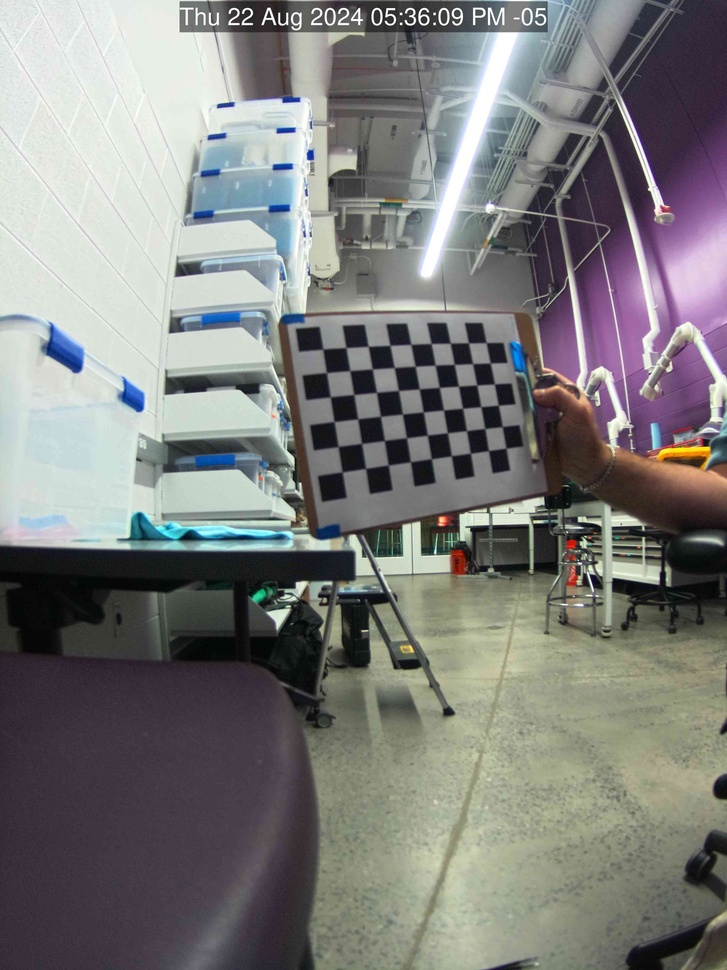
#> input picture poseidon_deploy/calibration/example_intrinsic_cal_imgs/20240822_173541.jpg, 727 x 970 px, shrunk from 3040 x 4056 before the run; its folder holds 4 pictures in this run
$ jupyter execute cam_calibration.ipynb
#> lines starting #> are read from the running program, lines starting #| are printed output that depends on the picture
# Intrinsic Camera Calibration Example

## Import Necessary Packages

[cell 1]
import os
import glob
import numpy as np
import cv2 as cv

## Run OpenCV Intrinsic Calibration

This section of code runs the intrinsic calibrations method from the OpenCV library and prints an 'intrinsics' array in a format matching those used by the poseidon_core functions for easy copy and paste.

[cell 2]
# Termination criteria
criteria = (cv.TERM_CRITERIA_EPS + cv.TERM_CRITERIA_MAX_ITER, 30, 0.001)

# Prepare object points, like (0,0,0), (1,0,0), (2,0,0) ....,(6,5,0)
square_size = 24.5  # mm
objp = np.zeros((9 * 6, 3), np.float32)
objp[:, :2] = np.mgrid[0:9, 0:6].T.reshape(-1, 2) * square_size

# Arrays to store object points and image points from all the images.
objpoints = []  # 3d point in real world space
imgpoints = []  # 2d points in image plane.

images = glob.glob("example_intrinsic_cal_imgs/*.jpg")

# Detection flags for robustness and speed
find_flags = (
    cv.CALIB_CB_ADAPTIVE_THRESH
    + cv.CALIB_CB_NORMALIZE_IMAGE
    + cv.CALIB_CB_FAST_CHECK
)

for i, fname in enumerate(images):
    img = cv.imread(fname)
#> img is the input picture: shape (970, 727, 3); mean B, G, R 124.1, 125.5, 125.4
    if img is None:
        print(f"Warning: Could not read {fname}. Skipping.")
        continue

    gray = cv.cvtColor(img, cv.COLOR_BGR2GRAY)
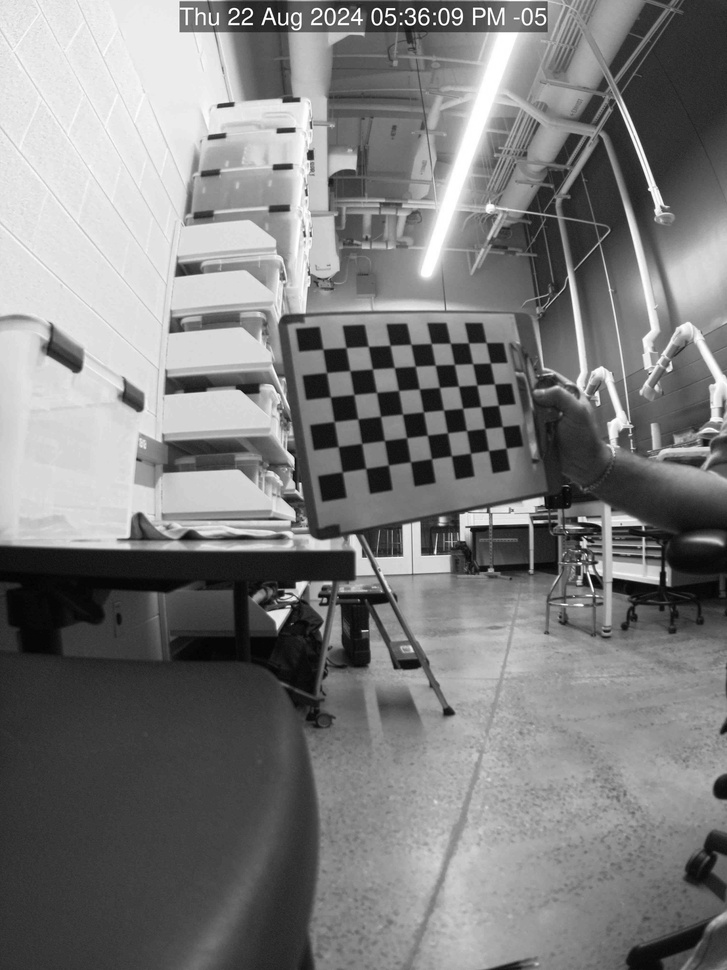
#> gray: shape (970, 727); min 1, max 255, mean 125.3

    # Find corners with enhanced flags
    ret, corners = cv.findChessboardCorners(gray, (9, 6), find_flags)
#> ret = True; corners = 54 rows, first 8: [323.1, 349.3], [346.2, 347.7], [368.6, 346.3], [390, 345.5], [411, 344.4], [431.2, 343.5], [450.6, 343.2], [468.7, 342.9]

    if ret:
        objpoints.append(objp)
        # Refine corner locations to sub-pixel accuracy
        corners2 = cv.cornerSubPix(gray, corners, (11, 11), (-1, -1), criteria)
#> corners2 = 54 rows, first 8: [322.8, 349.1], [345.9, 347.6], [368.2, 346.3], [390, 345.3], [410.9, 344.3], [431.1, 343.5], [450.3, 343.2], [468.4, 342.9]
        imgpoints.append(corners2)
        print(f"[{i+1}/{len(images)}] OK: {os.path.basename(fname)}")
    else:
        print(
            f"[{i+1}/{len(images)}] FAIL: No chessboard found in {os.path.basename(fname)}"
        )
#> pass 2 of the loop `for i, fname in enumerate(images):`:
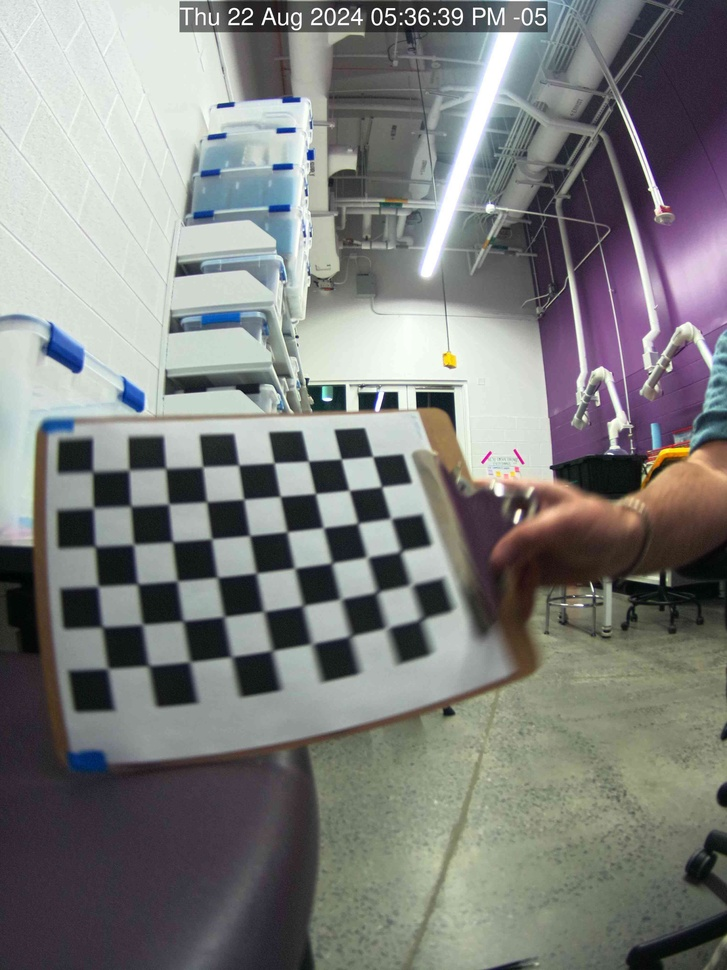
#> input picture poseidon_deploy/calibration/example_intrinsic_cal_imgs/20240822_173611.jpg, 727 x 970 px, shrunk from 3040 x 4056 before the run
#> img is the input picture: shape (970, 727, 3); mean B, G, R 125.6, 127.4, 126.3
#> `gray = cv.cvtColor(img, cv.COLOR_BGR2GRAY)`:
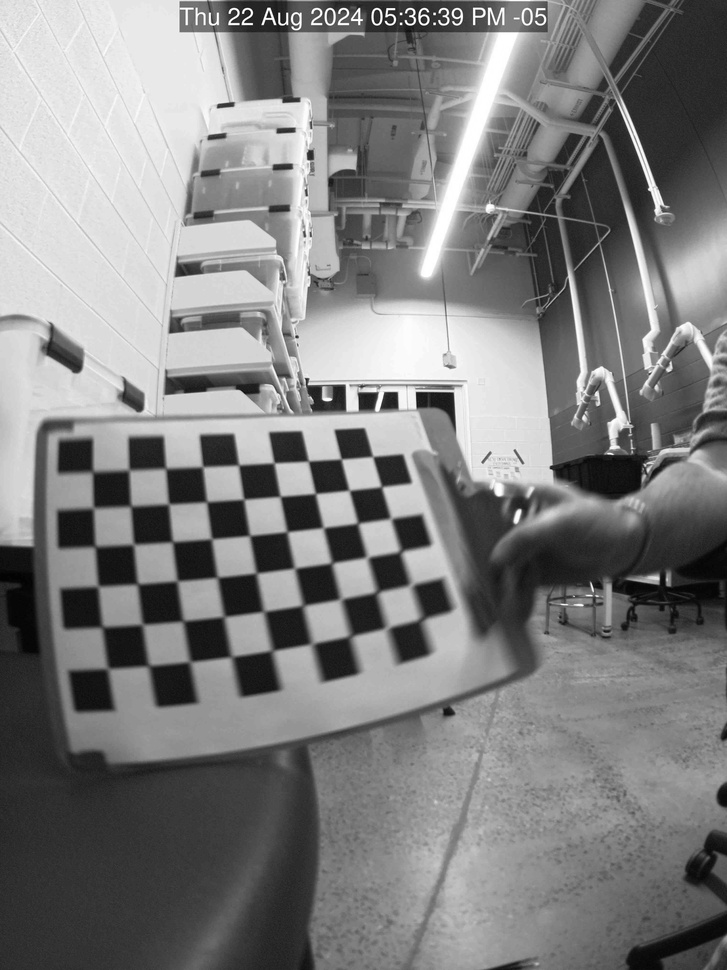
#> gray: shape (970, 727); min 1, max 255, mean 126.9
#> corners = 54 rows, first 8: [92.5, 472], [130.8, 470.2], [167.8, 468.2], [203, 466.5], [239.4, 465.1], [274.7, 462.7], [308.7, 461.1], [341.6, 458.8]
#> corners2 = 54 rows, first 8: [92.64, 471.6], [128.9, 470], [165.7, 468.4], [202.4, 466.8], [238.5, 465], [273.9, 462.9], [308.3, 461], [341.1, 459]
#> pass 3 of the loop `for i, fname in enumerate(images):`:
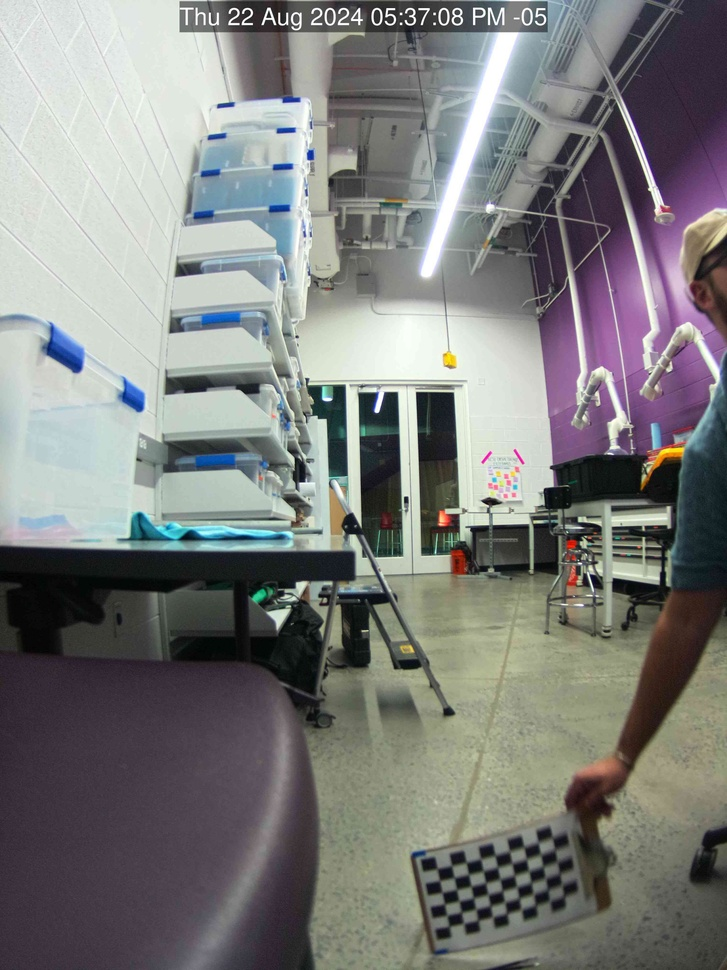
#> input picture poseidon_deploy/calibration/example_intrinsic_cal_imgs/20240822_173640.jpg, 727 x 970 px, shrunk from 3040 x 4056 before the run
#> img is the input picture: shape (970, 727, 3); mean B, G, R 124.4, 125.9, 125
#> `gray = cv.cvtColor(img, cv.COLOR_BGR2GRAY)`:
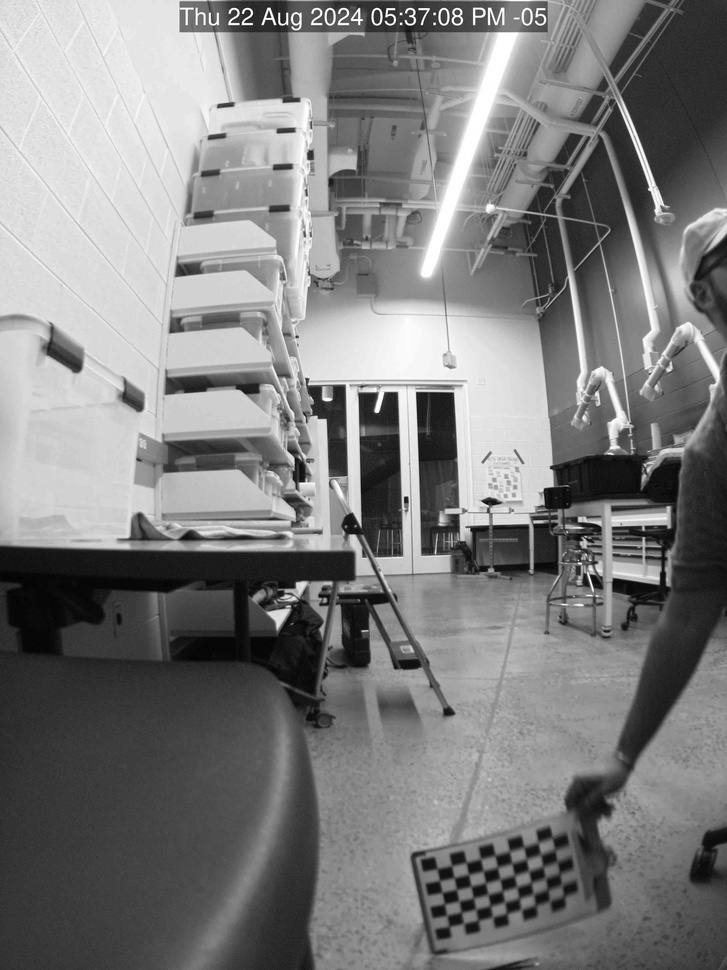
#> gray: shape (970, 727); min 1, max 255, mean 125.5
#> corners = 54 rows, first 8: [437.3, 868.4], [451.7, 865.5], [466.5, 862.9], [481, 858], [495.4, 856.3], [509.5, 851.5], [524.6, 848.7], [537.5, 843]
#> corners2 = 54 rows, first 8: [438.5, 875], [452.8, 872], [467.5, 868.6], [482, 865], [496.6, 861.6], [510.8, 857.5], [525.4, 853.6], [539.6, 848.7]
#> the loop made 4 passes; the first 3 are shown

# Verify we have enough data before calibrating
if len(objpoints) > 0:
    # Use the shape of the last successfully processed grayscale image
    h, w = gray.shape[:2]
#> h = 970; w = 727
    ret, mtx, dist, rvecs, tvecs = cv.calibrateCamera(
        objpoints, imgpoints, (w, h), None, None
    )
    print(f"\nCalibration successful. Re-projection error: {ret:.4f}")

    # Flatten standard OpenCV output [k1, k2, p1, p2, k3]
    d = dist.ravel()

    # Create the array in custom format
    intrinsics = np.array(
        [
            w,  # number of pixel columns
            h,  # number of pixel rows
            mtx[0, 2],  # U component of principal point (cx)
            mtx[1, 2],  # V component of principal point (cy)
            mtx[0, 0],  # U component of focal length (fx)
            mtx[1, 1],  # V component of focal length (fy)
            d[0],  # radial distortion (k1)
            d[1],  # radial distortion (k2)
            d[4],  # radial distortion (k3)
            d[2],  # tangential distortion (p1)
            d[3],  # tangential distortion (p2)
        ]
    )

    # Print intrinsics in easy copy-paste format
    print("\nintrinsics = np.array([")
    labels = [
        "number of pixel columns",
        "number of pixel rows",
        "U component of principal point",
        "V component of principal point",
        "U component of focal length",
        "V component of focal length",
        "radial distortion",
        "radial distortion",
        "radial distortion",
        "tangential distortion",
        "tangential distortion",
    ]
    for val, label in zip(intrinsics, labels):
        # Format to 4 decimal places for floats, integers for standard ints
        val_str = (
            f"{int(val)}" if label.startswith("number of") else f"{val:.4f}"
        )
        print(f"    {val_str},  # {label}")
    print("])")

else:
    print("\nError: No usable calibration images found.")

[cell 3]
mean_error = 0
for i in range(len(objpoints)):
    imgpoints2, _ = cv.projectPoints(
        objpoints[i], rvecs[i], tvecs[i], mtx, dist
    )
    error = cv.norm(imgpoints[i], imgpoints2, cv.NORM_L2) / len(imgpoints2)
    mean_error += error

print("Total Error (pixels): {}".format(mean_error / len(objpoints)))
